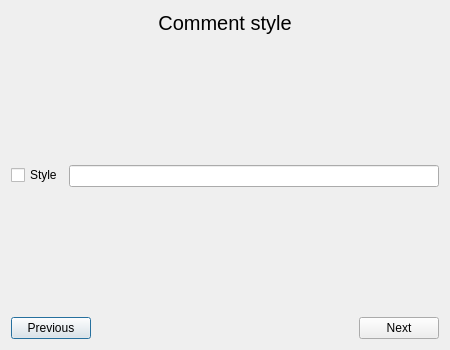
<?xml version="1.0" encoding="UTF-8"?>
<ui version="4.0">
 <class>Dialog</class>
 <widget class="QDialog" name="Dialog">
  <property name="geometry">
   <rect>
    <x>0</x>
    <y>0</y>
    <width>450</width>
    <height>350</height>
   </rect>
  </property>
  <property name="windowTitle">
   <string>Add sensor model</string>
  </property>
  <layout class="QGridLayout" name="gridLayout">
   <item row="0" column="1">
    <widget class="QLabel" name="label_title">
     <property name="sizePolicy">
      <sizepolicy hsizetype="Preferred" vsizetype="Fixed">
       <horstretch>0</horstretch>
       <verstretch>0</verstretch>
      </sizepolicy>
     </property>
     <property name="font">
      <font>
       <pointsize>15</pointsize>
      </font>
     </property>
     <property name="text">
      <string>Comment style</string>
     </property>
     <property name="alignment">
      <set>Qt::AlignCenter</set>
     </property>
    </widget>
   </item>
   <item row="1" column="0" colspan="3">
    <layout class="QFormLayout" name="formLayout">
     <property name="formAlignment">
      <set>Qt::AlignLeading|Qt::AlignLeft|Qt::AlignVCenter</set>
     </property>
     <item row="0" column="0">
      <widget class="QCheckBox" name="checkBox_enabled">
       <property name="text">
        <string>Style</string>
       </property>
      </widget>
     </item>
     <item row="0" column="1">
      <widget class="QLineEdit" name="lineEdit_style"/>
     </item>
    </layout>
   </item>
   <item row="2" column="0">
    <widget class="QPushButton" name="pushButton_previous">
     <property name="sizePolicy">
      <sizepolicy hsizetype="Fixed" vsizetype="Fixed">
       <horstretch>0</horstretch>
       <verstretch>0</verstretch>
      </sizepolicy>
     </property>
     <property name="text">
      <string>Previous</string>
     </property>
    </widget>
   </item>
   <item row="2" column="1">
    <spacer name="horizontalSpacer_3">
     <property name="orientation">
      <enum>Qt::Horizontal</enum>
     </property>
     <property name="sizeType">
      <enum>QSizePolicy::Expanding</enum>
     </property>
     <property name="sizeHint" stdset="0">
      <size>
       <width>267</width>
       <height>17</height>
      </size>
     </property>
    </spacer>
   </item>
   <item row="2" column="2">
    <widget class="QPushButton" name="pushButton_next">
     <property name="text">
      <string>Next</string>
     </property>
    </widget>
   </item>
  </layout>
 </widget>
 <tabstops>
  <tabstop>checkBox_enabled</tabstop>
  <tabstop>lineEdit_style</tabstop>
  <tabstop>pushButton_next</tabstop>
  <tabstop>pushButton_previous</tabstop>
 </tabstops>
 <resources/>
 <connections/>
</ui>
